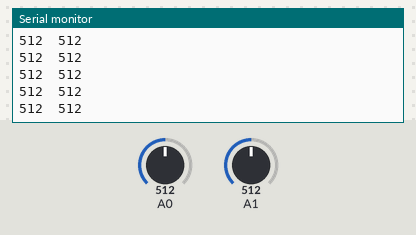
Bench run of a sketch on a simulated Arduino Uno, built with avr-gcc and run on an emulated ATmega328P. Shown: the last lines printed to the serial monitor. The test bench sets the inputs (shaded band); at power-on: A1 = 512, A0 = 512.

Above: at 4.2 s.
4.3 s: A1 set to 107
At 5.0 s:
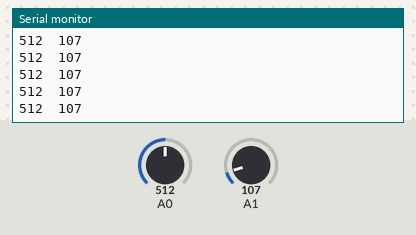
5.8 s: A1 set to 94
At 6.3 s:
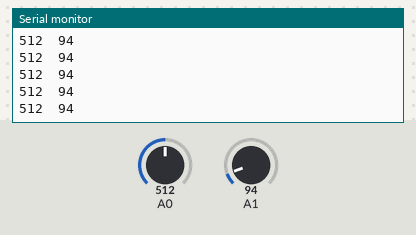
Timing chart, 0 to 8.8 s (numbered marks = the images above; inputs shaded):
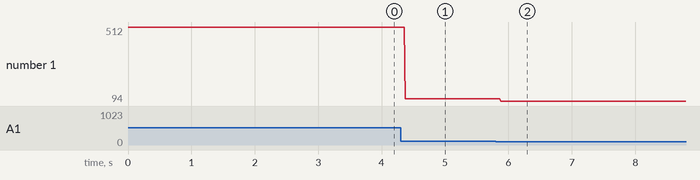

Measured:
- after the input at 4.3 s, the serial monitor: prints a new line after 0.07 s (image 1)
- after the input at 5.8 s, the serial monitor: prints a new line after 0.08 s (image 2)
- plotted number 1: 512 → 107 after the input at 4.3 s, 107 → 94 after the input at 5.8 s

The sketch:

dotMatrix0_1.ino
```cpp
int x = 0, y = 0;

const int S0 = 2;
const int S1 = 4;
const int S2 = 7;
const int Ss0 = 8;
const int Ss1 = 12;
const int Ss2 = 13;
int spin = 0;
unsigned long centre;

void setup(){
  Serial.begin(9600);
  pinMode(S0, OUTPUT);
  pinMode(S1, OUTPUT);
  pinMode(S2, OUTPUT);
  pinMode(Ss0, OUTPUT);
  pinMode(Ss1, OUTPUT);
  pinMode(Ss2, OUTPUT);
}

void loop(){


  x = analogRead(A0);
  y = analogRead(A1);

  Serial.print(x);
  Serial.print("  ");
  Serial.println(y);

  if(((x > 505) && (x < 516)) && ((y > 505) && (y < 516))){
    if((millis() - centre) >= 70){
      spin = spin++;
      if(spin > 3){
        spin = 0;
      }
      centre = millis();
    }
    if(spin == 0){
      x = 450;
      y = 450;
    }
    if(spin == 1){
      x = 450;
      y = 560;
    }
    if(spin == 2){
      x = 560;
      y = 560;
    }
    if(spin == 3){
      x = 560;
      y = 450;
    }
  }

  x = x/127;
  y = y/127;

  mux1();
  mux2();
  //delayMicroseconds(1);

  /*
  x = x++;
   if(x > 7){
   x = 0;
   y = y++;
   }
   if(y > 7){
   y = 0;
   }
   */
}

void mux1(){
  if(x == 7){
    digitalWrite(S0, LOW);
    digitalWrite(S1, LOW);
    digitalWrite(S2, LOW);
  }
  if(x == 6){
    digitalWrite(S0, HIGH);
    digitalWrite(S1, LOW);
    digitalWrite(S2, LOW);
  }
  if(x == 5){
    digitalWrite(S0, LOW);
    digitalWrite(S1, HIGH);
    digitalWrite(S2, LOW);
  }
  if(x == 4){
    digitalWrite(S0, HIGH);
    digitalWrite(S1, HIGH);
    digitalWrite(S2, LOW);
  }
  if(x == 3){
    digitalWrite(S0, LOW);
    digitalWrite(S1, LOW);
    digitalWrite(S2, HIGH);
  }
  if(x == 2){
    digitalWrite(S0, HIGH);
    digitalWrite(S1, LOW);
    digitalWrite(S2, HIGH);
  }
  if(x == 1){
    digitalWrite(S0, LOW);
    digitalWrite(S1, HIGH);
    digitalWrite(S2, HIGH);
  }
  if(x == 0){
    digitalWrite(S0, HIGH);
    digitalWrite(S1, HIGH);
    digitalWrite(S2, HIGH);
  }
}


void mux2(){
  if(y == 0){
    digitalWrite(Ss0, LOW);
    digitalWrite(Ss1, LOW);
    digitalWrite(Ss2, LOW);
  }
  if(y == 1){
    digitalWrite(Ss0, HIGH);
    digitalWrite(Ss1, LOW);
    digitalWrite(Ss2, LOW);
  }
  if(y == 2){
    digitalWrite(Ss0, LOW);
    digitalWrite(Ss1, HIGH);
    digitalWrite(Ss2, LOW);
  }
  if(y == 3){
    digitalWrite(Ss0, HIGH);
    digitalWrite(Ss1, HIGH);
    digitalWrite(Ss2, LOW);
  }
  if(y == 4){
    digitalWrite(Ss0, LOW);
    digitalWrite(Ss1, LOW);
    digitalWrite(Ss2, HIGH);
  }
  if(y == 5){
    digitalWrite(Ss0, HIGH);
    digitalWrite(Ss1, LOW);
    digitalWrite(Ss2, HIGH);
  }
  if(y == 6){
    digitalWrite(Ss0, LOW);
    digitalWrite(Ss1, HIGH);
    digitalWrite(Ss2, HIGH);
  }
  if(y == 7){
    digitalWrite(Ss0, HIGH);
    digitalWrite(Ss1, HIGH);
    digitalWrite(Ss2, HIGH);
  }
}
```
